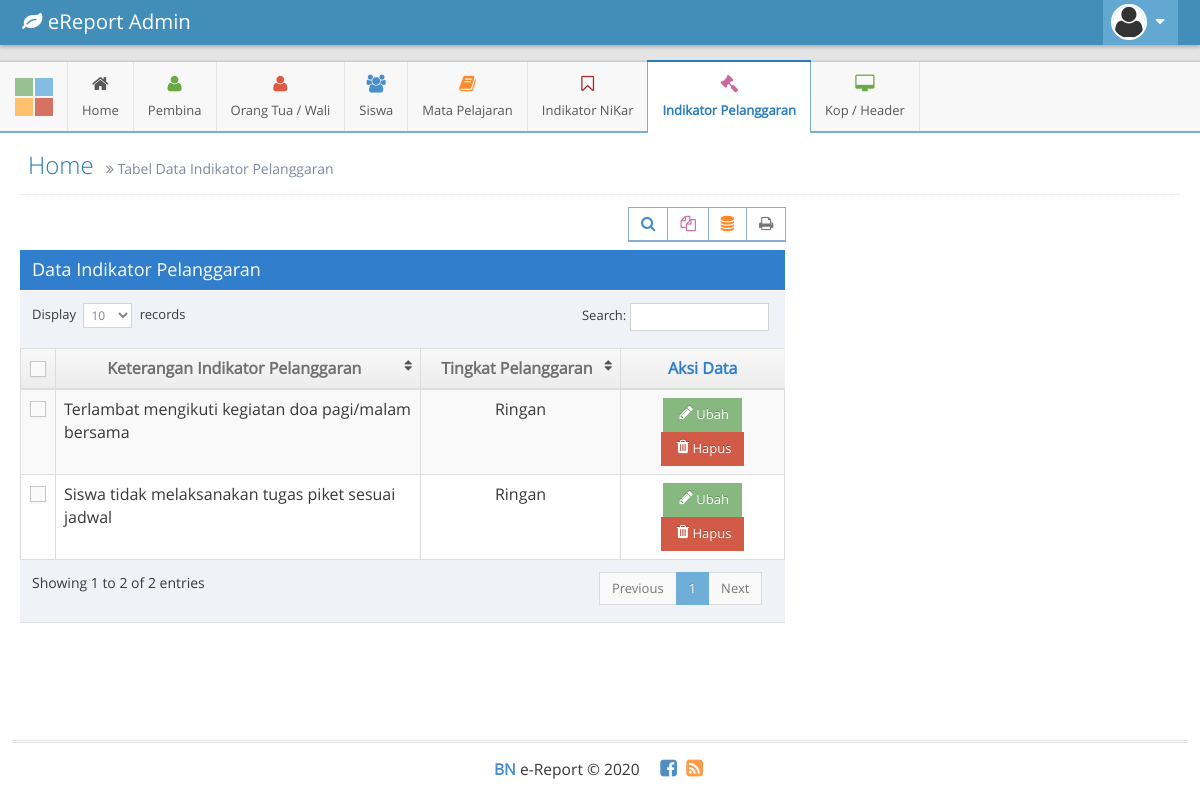
The page /admin/tabel/tabelIndikatorPelanggaran.php (signed in) on the database its author committed.
### tables this page shows
CREATE TABLE `tbl_indikator_plg` (
  `id_indikator_plg` int(5) NOT NULL,
  `ket_indikator_plg` text NOT NULL,
  `tingkat_plg` varchar(20) NOT NULL
);

### admin/tabel/tabelIndikatorPelanggaran.php (the view, shortened to what this page needs)
<!DOCTYPE html>
<?php
if(!isset($_SESSION['password'])){
	header("location: ../../admin/index.php");
}else{
	include "../../config/koneksi.php";
?>
<html lang="en">
	<head>
		<link rel="stylesheet" href="../../assets/css/bootstrap.min.css" />
		<link rel="stylesheet" href="../../assets/font-awesome/4.5.0/css/font-awesome.min.css" />
		<link rel="stylesheet" href="../../assets/css/ace.min.css" class="ace-main-stylesheet" id="main-ace-style" />
		<link rel="stylesheet" href="../../assets/css/ace-skins.min.css" />
		<link rel="stylesheet" href="../../assets/css/ace-rtl.min.css" />
	</head>
	<body class="no-skin">
		<div id="navbar" class="navbar navbar-default    navbar-collapse       h-navbar ace-save-state">
			<div class="navbar-container ace-save-state" id="navbar-container">
				<div class="navbar-header pull-left">
					<a href="#" class="navbar-brand">
						<small>
							<i class="fa fa-leaf"></i>
							eReport Admin
						</small>
					</a>
				</div>
				<div class="navbar-buttons navbar-header pull-right  collapse navbar-collapse" role="navigation">
					<ul class="nav ace-nav">
						<li class="light-blue dropdown-modal user-min">
							<a data-toggle="dropdown" href="#" class="dropdown-toggle">
								<img class="nav-user-photo" src="../../assets/images/avatars/avatar2.png" />
								<i class="ace-icon fa fa-caret-down"></i>
							</a>
						</li>
					</ul>
				</div>
			</div>
		</div>
		<div class="main-container ace-save-state" id="main-container">
			<div id="sidebar" class="sidebar      h-sidebar                navbar-collapse collapse          ace-save-state">
				<div class="sidebar-shortcuts" id="sidebar-shortcuts">
					<div class="sidebar-shortcuts-mini" id="sidebar-shortcuts-mini">
						<span class="btn btn-success"></span>
						<span class="btn btn-info"></span>
						<span class="btn btn-warning"></span>
						<span class="btn btn-danger"></span>
					</div>
				</div>
				<ul class="nav nav-list">
					<li class="hover">
						<a href="../home.php">
							<i class="menu-icon fa fa-home"></i>
							<span class="menu-text"> Home </span>
						</a>
					</li>
					<li class="hover">
						<a href="#" class="dropdown-toggle">
							<i class="menu-icon fa fa-user green"></i>
							<span class="menu-text">
								Pembina
							</span>
						</a>
					</li>
					<li class="hover">
						<a href="#" class="dropdown-toggle">
							<i class="menu-icon fa fa-user red"></i>
							<span class="menu-text"> Orang Tua / Wali </span>
						</a>
					</li>
					<li class="hover">
						<a href="#">
							<i class="menu-icon fa fa-users blue"></i>
							<span class="menu-text"> Siswa </span>
						</a>
					</li>
					<li class="hover">
						<a href="#" class="dropdown-toggle">
							<i class="menu-icon fa fa-book orange"></i>
							<span class="menu-text"> Mata Pelajaran </span>
						</a>
					</li>
					<li class="hover">
						<a href="#" class="dropdown-toggle">
							<i class="menu-icon fa fa-bookmark-o brown"></i>
							<span class="menu-text"> Indikator NiKar </span>
						</a>
					</li>
					<li class="active open hover">
						<a href="#">
							<i class="menu-icon fa fa-gavel pink"></i>
							<span class="menu-text">
								Indikator Pelanggaran
							</span>
						</a>
					</li>
					<li class="hover">
						<a href="#">
							<i class="menu-icon fa fa-desktop green"></i>
							<span class="menu-text"> Kop / Header </span>
						</a>
					</li>
				</ul>
			</div>
			<div class="main-content">
				<div class="main-content-inner">
					<div class="page-content">
						<div class="page-header">
							<h1>
								Home
								<small>
									<i class="ace-icon fa fa-angle-double-right"></i>
									Tabel Data Indikator Pelanggaran
								</small>
							</h1>
						</div>
						<div class="row">
							<div class="col-xs-8">
									<div class="clearfix">
											<div class="pull-right tableTools-container"></div>
										</div>
										<div class="table-header">
											<font size="4px">Data Indikator Pelanggaran</font>
										</div>
										<div>
											<table id="dynamic-table" class="table table-striped table-bordered table-hover">
												<thead>
													<tr>
														<th class="center">
															<label class="pos-rel">
																<span class="lbl"></span>
															</label>
														</th>
														<th class="center"><font size="3px">Keterangan Indikator Pelanggaran</font></th>
														<th class="center"><font size="3px">Tingkat Pelanggaran</font></th>
														<th class="center"><font size="3px">Aksi Data</font></th>
													</tr>
												</thead>
												<tbody>
												<?php
													$query = mysqli_query($conn, "SELECT * FROM tbl_indikator_plg");
													while($rerow = mysqli_fetch_assoc($query)){
												?>
												<tr>
													<td width="20px" class="center">
														<label class="pos-rel">
															<span class="lbl"></span>
														</label>
													</td>
													<td>
														<font size="3px"><?php echo $rerow['ket_indikator_plg'];?></font>
													</td>
													<td class="center" width="200px">
														<font size="3px"><?php echo $rerow['tingkat_plg'];?></font>
													</td>
													<td class="center">
														<a class="btn btn-sm btn-success" href='../ubah/ubahIndikatorPelanggaran.php?id_indikator_plg=<?php echo $rerow['id_indikator_plg'];?>'>
														<i class="ace-icon fa fa-pencil bigger-120 align-top icon-on-right"></i> Ubah</a>
														<a class="btn btn-sm btn-danger" href='../hapus/deleteIndikatorPelanggaran.php?id_indikator_plg=<?php echo $rerow['id_indikator_plg'];?>' onClick='return konfrim()'>
														<i class="ace-icon fa fa-trash bigger-120 align-top icon-on-right"></i> Hapus</a>
													</td>
												</tr>
													<?php } ?>
												</tbody>
											</table>
										</div>
							</div>
						</div>
					</div>
				</div>
			</div>
			<div class="footer">
				<div class="footer-inner">
					<div class="footer-content">
						<span class="bigger-120">
							<span class="blue bolder">BN</span>
							e-Report &copy; 2020
						</span>
						<span class="action-buttons">
							<a href="#">
								<i class="ace-icon fa fa-facebook-square text-primary bigger-150"></i>
							</a>
							<a href="#">
								<i class="ace-icon fa fa-rss-square orange bigger-150"></i>
							</a>
						</span>
					</div>
				</div>
			</div>
		</div>
	</body>
</html>
<?php
}
?>

### rows shown on the page
tbl_indikator_plg: ket_indikator_plg "Terlambat mengikuti kegiatan doa pagi/malam bersama", tingkat_plg "Ringan"
tbl_indikator_plg: ket_indikator_plg "Siswa tidak melaksanakan tugas piket sesuai jadwal", tingkat_plg "Ringan"
